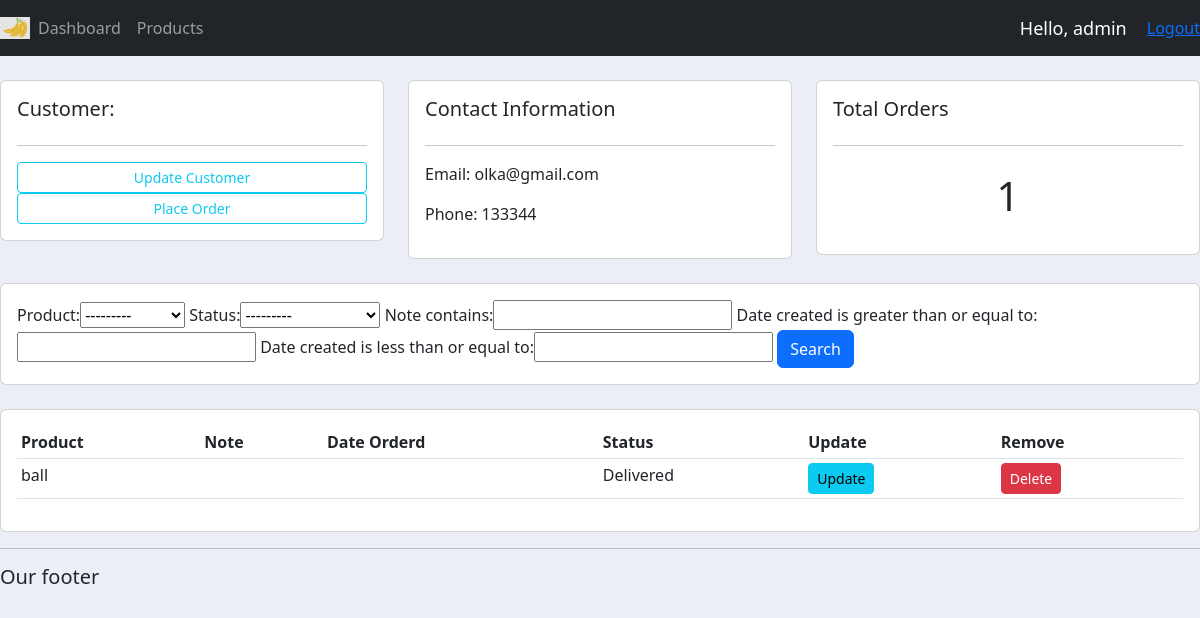
Page /customer/2 (signed in) on the earlier database version.
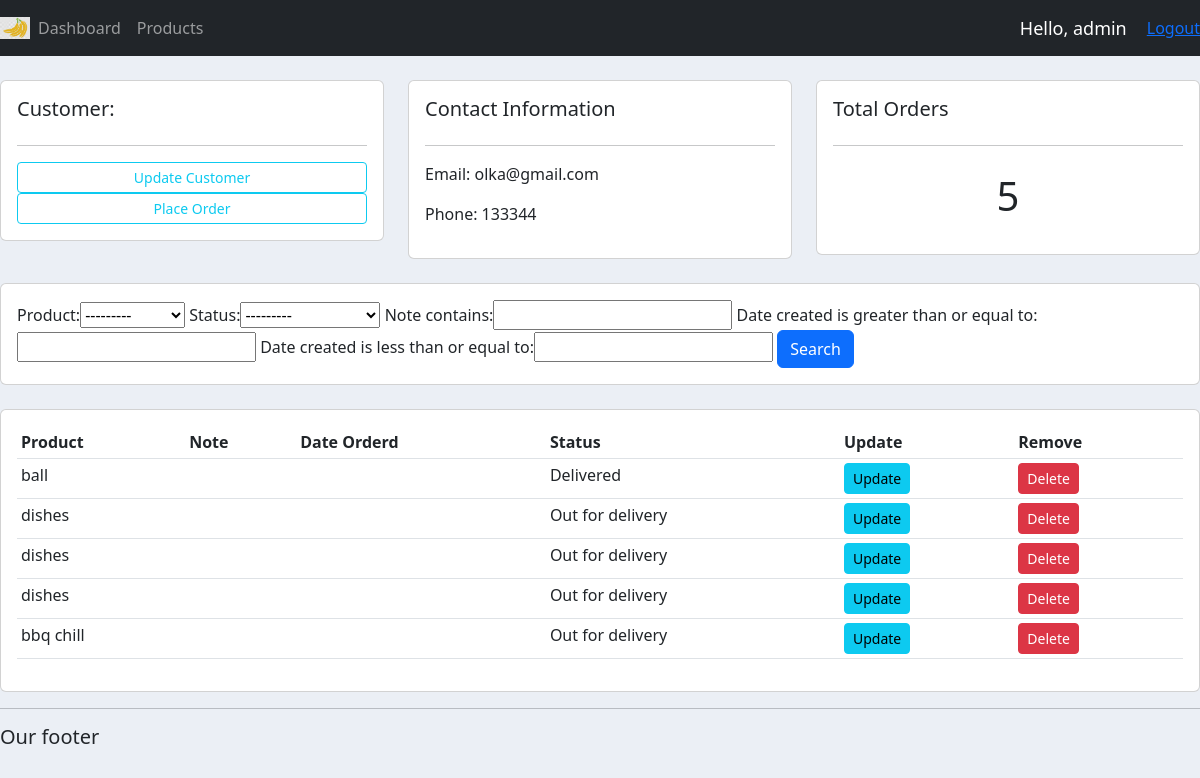
Same page on the later database version.
### accounts/models.py (models this page shows, shortened)
class Customer(models.Model):
	name=models.CharField(max_length=200, null=True)
	phone=models.CharField(max_length=200,null=True)
	email=models.EmailField(max_length=200, null=True)
	date_created=models.DateTimeField(default=now)

class Order(models.Model):
	STATUS=(
		('Pending','Pending'),
		('Out for delivery', 'Out for delivery'),
		('Delivered','Delivered'),
		)
	customer=models.ForeignKey(Customer, null=True, on_delete=models.SET_NULL)
	product=models.ForeignKey(Product, null=True, on_delete=models.SET_NULL)
	date_created=models.DateTimeField(default=now, null=True)
	status=models.CharField(max_length=200, null=True, choices=STATUS)
	note=models.CharField(max_length=200, null=True)

class Product(models.Model):
	CATEGORY=(
		('Indoor','Indoor'),
		('Outdoor','Outdoor'),
		)
	name=models.CharField(max_length=200, null=True)
	price=models.FloatField(null=True)
	category=models.CharField(max_length=200, null=True, choices=CATEGORY)
	description=models.CharField(max_length=200, null=True, blank=True)
	date_created=models.DateTimeField(default=now,null=True)
	tags=models.ManyToManyField(Tag)
	def __str__(self):
		return self.name

### accounts/views.py (the view)
# urls.py: path('customer/<int:pk>', views.customer, name="customer"),
@login_required(login_url="login")
def customer(request,pk):
    customer=Customer.objects.get(id=pk)
    orders=customer.order_set.all()
    orders_count=orders.count()
    myFilter=OrderFilter(request.GET,queryset=orders)
    orders=myFilter.qs
    context={'customer':customer,'orders':orders,'orders_count':orders_count,'myFilter':myFilter}
    return render(request,'accounts/customer.html',context)

### accounts/templates/accounts/customer.html
{%  extends 'accounts/main.html' %}
{% block content %}
	<br>
<div class="row">
	<div class="col-md">
		<div class="card card-body">
			<h5>Customer:</h5>
			<hr>
			<a class="btn btn-outline-info  btn-sm btn-block" href="">Update Customer</a>
			<a class="btn btn-outline-info  btn-sm btn-block" href="{% url 'create_order' customer.id %}">Place Order</a>
		</div>
	</div>
	<div class="col-md">
		<div class="card card-body">
			<h5>Contact Information</h5>
			<hr>
			<p>Email: {{customer.email}}</p>
			<p>Phone: {{customer.phone}}</p>
		</div>
	</div>
	<div class="col-md">
		<div class="card card-body">
			<h5>Total Orders</h5>
			<hr>
			<h1 style="text-align: center;padding: 10px">{{orders.count}}</h1>
		</div>
	</div>
</div>
<br>
<div class="row">
	<div class="col">
		<div class="card card-body">
			<form method="get">
				{{myFilter.form}}
		    <button class="btn btn-primary" type="submit">Search</button>
		  </form>
		</div>
	</div>
</div>
<br>
<div class="row">
	<div class="col-md">
		<div class="card card-body">
			<table class="table table-sm">
				<tr>
					<th>Product</th>
					<th>Note</th>
					<th>Date Orderd</th>
					<th>Status</th>
					<th>Update</th>
					<th>Remove</th>
				</tr>
				    {% for order in orders %}
					<tr>
						<td>{{order.product}}</td>
						<td>{{order.product.note}}</td>
						<td>{{order.product.created}}</td>
						<td>{{order.status}}</td>
						<td><a class="btn btn-sm btn-info" href="{% url 'update_order' order.id %}">Update</a></td>
						<td><a class="btn btn-sm btn-danger" href="{% url 'delete_order' order.id %}">Delete</a></td>
				   </tr>
                  {% endfor %}
			</table>
		</div>
	</div>
</div>
{% endblock %}

### accounts/templates/accounts/main.html (shortened to what this page needs)
{% load static %}
<!DOCTYPE html>
<html>
<head>
	<link rel="stylesheet" href="https://cdn.jsdelivr.net/npm/bootstrap@5.2.0/dist/css/bootstrap.min.css">
	<link rel="stylesheet" type="text/css" href="{% static '/css/main.css' %}">
</head>
<body>
	{% include 'accounts/navbar.html' %}
	{% block content %}
	{% endblock %}
	<hr>
	<h5>Our footer</h5>
</body>
</html>

### accounts/templates/accounts/navbar.html (shortened to what this page needs)
{% load static %}
<nav class="navbar navbar-expand-lg navbar-dark bg-dark">
 <img width="30px" src="{% static '/images/logo.png' %}">
  <div class="collapse navbar-collapse" id="navbarNav">
    <ul class="navbar-nav">
      {% if request.user.is_staff %}
      <li class="nav-item active">
        <a class="nav-link" href="{% url 'home' %}">Dashboard</a>
      </li>
      <li class="nav-item">
        <a class="nav-link" href="{% url 'products' %}">Products</a>
      </li>
      {% endif %}
    </ul>
  </div>
  <span class="hello-msg">Hello, {{request.user}}</span>
  <span><a href="{% url 'logout' %}">Logout</a></span>
</nav>

### static/css/main.css (style rules this page uses)
body { background-color: #ebeff5; }

### accounts/templates/accounts/navbar.html (style rules this page uses)
.hello-msg { font-size: 18px; color: #fff; margin-right: 20px; }

Differences in the rows shown:
added Order: product "dishes", status "Out for delivery"
added Order: product "dishes", status "Out for delivery"
added Order: product "dishes", status "Out for delivery"
added Order: product "bbq chill", status "Out for delivery"
Other differences:
{{ orders.count }}: "1" → "5"
